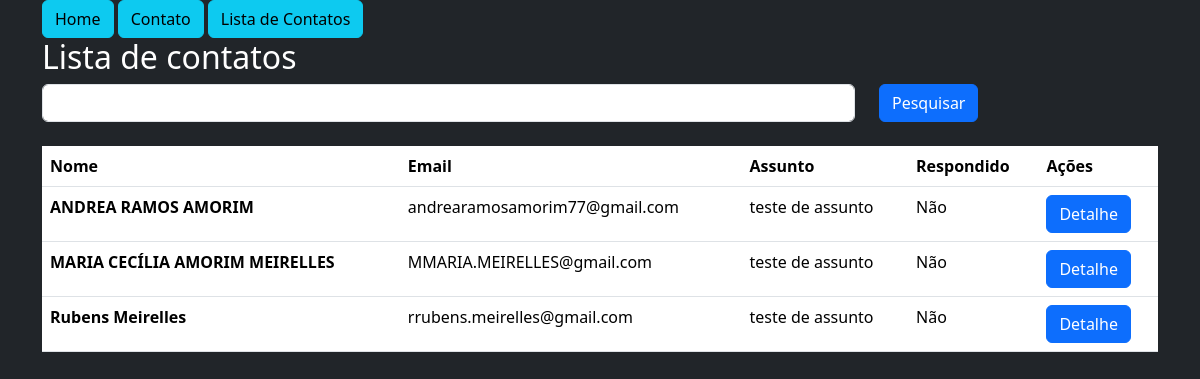
The app's page /contato/lista/, older data.
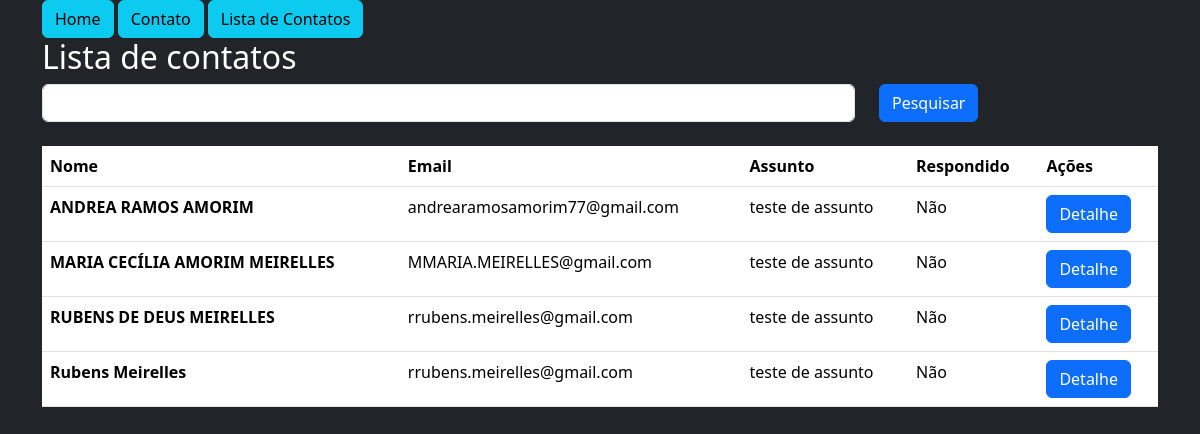
The same page, newer data.
### app/models.py (models this page shows)
class Contato(db.Model):
    id = db.Column(db.Integer, primary_key=True)
    data_envio = db.Column(db.DateTime, default=datetime.utcnow())
    nome = db.Column(db.String, nullable=True)
    email = db.Column(db.String, nullable=True)
    assunto = db.Column(db.String, nullable=True)
    mensagem = db.Column(db.String, nullable=True)
    respondido = db.Column(db.Integer, default=0)

### app/views.py (the view)
@app.route('/contato/lista/')
def contatoLista():
    if request.method == 'GET':
        pesquisa = request.args.get('pesquisa', '')
    dados = Contato.query.order_by('nome')
    if pesquisa != '':
        dados = dados.filter_by(nome=pesquisa)
    context = {'dados': dados.all()}
    return render_template('contato_lista.html', context=context)

### app/templates/contato_lista.html (shortened to what this page needs)
{% extends 'template.html' %} {% block content %}
{% include 'nav.html' %}
<div class="row">
  <h2>Lista de contatos</h2>
  <form method="get" class="row">
    <div class="col-9">
      <input type="text" class="form-control" name="pesquisa" />
    </div>
    <div class="col-3">
      <button type="submit" class="btn btn-primary">Pesquisar</button>
    </div>
  </form>
  <div>
    <table class="table mt-4">
      <thead>
        <tr>
          <th scope="col">Nome</th>
          <th scope="col">Email</th>
          <th scope="col">Assunto</th>
          <th scope="col">Respondido</th>
          <th scope="col">Ações</th>
        </tr>
      </thead>
      <tbody>
        {% for contato in context['dados'] %}
        <tr>
          <th scope="row">{{ contato.nome }}</th>
          <td>{{ contato.email }}</td>
          <td>{{ contato.assunto }}</td>
          <td>{% if contato.respondido == 0 %} Não {% else %} Sim {% endif %}</td>
          <td><a href="{{ url_for('contatoDetail', id=contato.id )}}" class="btn btn-primary">Detalhe</a></td>
        </tr>
        {% endfor %}
      </tbody>
    </table>
  </div>
  {% endblock %}

### app/templates/template.html (shortened to what this page needs)
<!DOCTYPE html>
<html lang="pt-br">
<head>
    <link href="https://cdn.jsdelivr.net/npm/bootstrap@5.3.3/dist/css/bootstrap.min.css" rel="stylesheet">
</head>
<body class="bg-dark text-white">
    <div class="container">
        {% block content %}
        {% endblock %}
    </div>
</body>
</html>

### app/templates/nav.html
<a href="/" class="btn btn-info">Home</a>
<a href="{{url_for('contato')}}" class="btn btn-info">Contato</a>
<a href="{{url_for('contatoLista')}}" class="btn btn-info">Lista de Contatos</a>

Row changes from the older to the newer data that the page shows:
added Contato: nome "RUBENS DE DEUS MEIRELLES", email "rrubens.meirelles@gmail.com", assunto "teste de assunto", respondido "Não"
